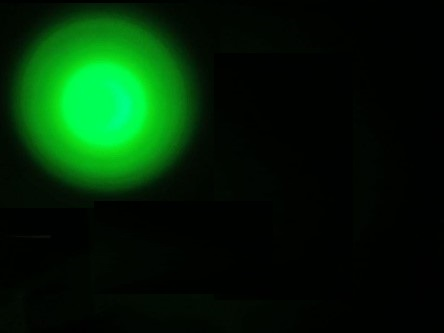
#> input picture test_picture3.jpg, 444 x 333 px, found by its file name
$ jupyter execute test.ipynb   (shell and % lines are left out)
#> lines starting #> are read from the running program, lines starting #| are printed output that depends on the picture; after the words box and inside, x2 and y2 are one past the last pixel; in counts of white or black regions, pixels touching at a corner belong together; long printed decimals are rounded
<a href="https://colab.research.google.com/github/AlenaKV/TestQA/blob/main/test.ipynb" target="_parent"></a>

[cell 1]
import cv2
import os
import numpy as np
import math
import sqlite3
import yaml


data2 = {
    "metric": {
        "std": 10,
        "var": 10,
    }
}
with open("test.yaml", "w") as file:
    yaml.dump(data2, file)

with open("test.yaml") as file:
    data1 = yaml.safe_load(file)

print(data1)

img = cv2.imread("/content/test_picture3.jpg")
#> img is the input picture: shape (333, 444, 3); mean B, G, R 6.4, 33.4, 1.8
if img is None:
  print('Image not found')
else:
  gray_image = cv2.cvtColor(img, cv2.COLOR_BGR2GRAY)
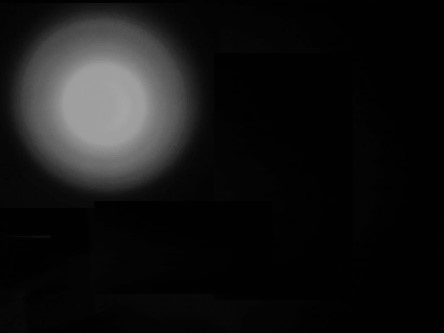
#> gray_image: shape (333, 444); min 0, max 166, mean 20.8

  # конвертация из серого в бинарное
  ret, thresh = cv2.threshold(gray_image, 127, 255, 0)
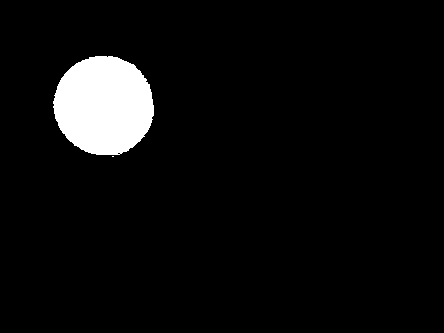
#> thresh: shape (333, 444); 5.3% white; 2 white regions (1 under 20 px)
  # расчет моментов на бинарном изображении
  M = cv2.moments(thresh)
#> M = moments, m00 2003280, centre m10/m00, m01/m00 = (103.5, 105.1)
  #расчет коориднат центра объекта
  centrX = int(M["m10"] / M["m00"]) #координата Х центра
#> centrX = 103
  centrY = int(M["m01"] / M["m00"]) #кооридната Y центра
#> centrY = 105


  contours=cv2.findContours(thresh, cv2.RETR_EXTERNAL, cv2.CHAIN_APPROX_NONE)
#> contours = 2 contours, 1 with area under 20; largest, box (x1, y1, x2, y2) and area: (53, 56, 154, 155) 7709
  contours_p = np.vstack(contours[0]).squeeze()
#> contours_p = 294 pairs, first value 53 to 153, second value 56 to 156

  x_coordinates = contours_p[:, 0]
#> x_coordinates = 294 values, max 153 at index 200, min 53 at index 61, mean 104.4
  y_coordinates = contours_p[:, 1]
#> y_coordinates = 294 values, max 156 at index 0, min 56 at index 2, mean 105.3
  image = cv2.circle(img, (centrX,centrY), radius=0, color=(0, 0, 255), thickness=-1)
  cv2.imwrite("test_image_result3.png",image)
  print('Коорданата центра Х:', centrX)
#| Коорданата центра Х: 103
  print('Координата центра Y:', centrY)
#| Координата центра Y: 105

  lenghtvec=[]
  for i in range(len(x_coordinates)):
    lenghtvec.append(math.sqrt((x_coordinates[i]-centrX)**2+(y_coordinates[i]-centrY)**2))
#> after the loop, lenghtvec = 294 values, max 51.97 at index 1, min 47.8 at index 95, mean 49.56

  mean = np.mean(lenghtvec)
#> mean = 49.56
  print('Дисперсия: ', np.var(lenghtvec))
#| Дисперсия:  0.576
  print('Стандартное отклонение: ' ,np.std(lenghtvec))
#| Стандартное отклонение:  0.759

  # Создаем подключение к базе данных
  connection = sqlite3.connect('database_metric.db')
  #Для отправки SQL-запросов в базу данных
  cursor = connection.cursor()

  # Создаем таблицу Metrics
  cursor.execute('''
  CREATE TABLE IF NOT EXISTS Metrics (
  id INTEGER PRIMARY KEY,
  variance REAL NOT NULL,
  standard_deviation REAL NOT NULL
  )
  ''')
  cursor.execute('INSERT INTO Metrics (variance, standard_deviation) VALUES (?, ?)', (np.var(lenghtvec), np.std(lenghtvec)))
  cursor.execute('SELECT * FROM Metrics')
  metrics_fromdb = cursor.fetchall()
  print(metrics_fromdb)

# Сохраняем изменения и закрываем соединение
  connection.commit()
  connection.close()

  print('_________________________________________')

$ run again, with test_picture2.jpg copied over test_picture3.jpg
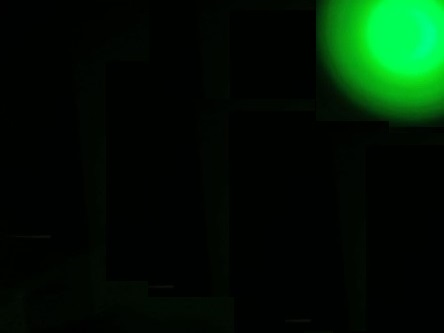
#> input picture test_picture2.jpg, 444 x 333 px, found by its file name
#> img is the input picture: shape (333, 444, 3); mean B, G, R 4.6, 20.1, 0.9
#> `gray_image = cv2.cvtColor(img, cv2.COLOR_BGR2GRAY)`:
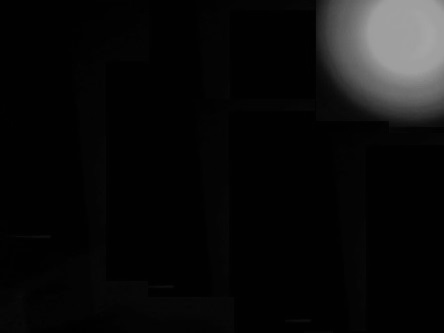
#> gray_image: shape (333, 444); min 0, max 166, mean 12.5
#> `ret, thresh = cv2.threshold(gray_image, 127, 255, 0)`:
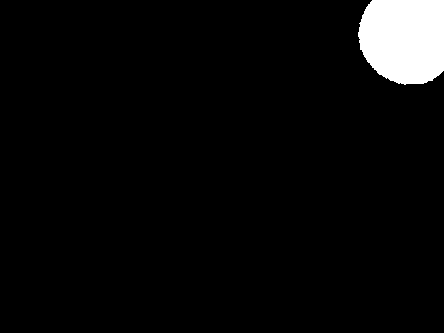
#> thresh: shape (333, 444); 4.3% white; 1 white region
#> M = moments, m00 1620525, centre m10/m00, m01/m00 = (403.8, 38.95)
#> centrX = 403
#> centrY = 38
#> contours = 1 contour; box (x1, y1, x2, y2) and area: (358, 0, 444, 85) 6212
#> contours_p = 285 pairs, first value 358 to 443, second value 0 to 84
#> x_coordinates = 285 values, max 443 at index 144, min 358 at index 33, mean 405.2
#> y_coordinates = 285 values, max 84 at index 104, min 0 at index 0, mean 37.31
#| Коорданата центра Х: 403
#| Координата центра Y: 38
#> after the loop `for i in range(len(x_coordinates)):`: lenghtvec = 285 values, max 55.17 at index 214, min 38 at index 254, mean 44.72
#> mean = 44.72
#| Дисперсия:  14.241
#| Стандартное отклонение:  3.774

$ run again, with test_picture.jpg copied over test_picture3.jpg
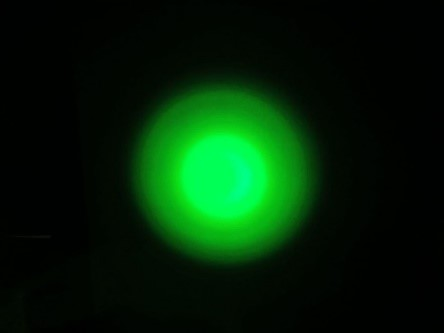
#> input picture test_picture.jpg, 444 x 333 px, found by its file name
#> img is the input picture: shape (333, 444, 3); mean B, G, R 6.6, 34.2, 2
#> `gray_image = cv2.cvtColor(img, cv2.COLOR_BGR2GRAY)`:
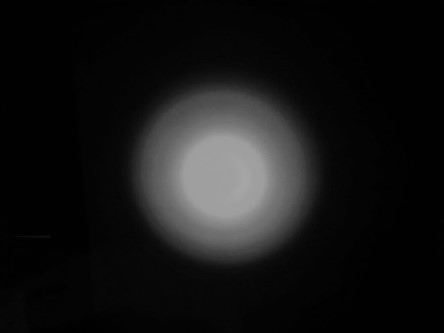
#> gray_image: shape (333, 444); min 0, max 166, mean 21.3
#> `ret, thresh = cv2.threshold(gray_image, 127, 255, 0)`:
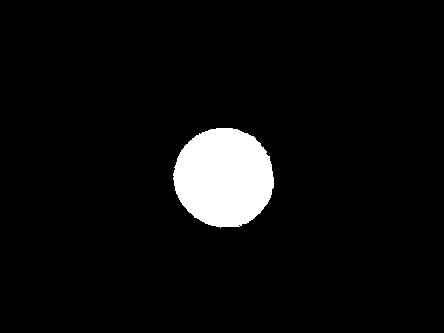
#> thresh: shape (333, 444); 5.3% white; 1 white region
#> M = moments, m00 2002515, centre m10/m00, m01/m00 = (223.5, 177.1)
#> centrX = 223
#> centrY = 177
#> contours = 1 contour; box (x1, y1, x2, y2) and area: (173, 128, 274, 228) 7708
#> contours_p = 291 pairs, first value 173 to 273, second value 128 to 227
#> x_coordinates = 291 values, max 273 at index 200, min 173 at index 62, mean 223.8
#> y_coordinates = 291 values, max 227 at index 133, min 128 at index 0, mean 176.8
#| Коорданата центра Х: 223
#| Координата центра Y: 177
#> after the loop `for i in range(len(x_coordinates)):`: lenghtvec = 291 values, max 51.55 at index 152, min 48.02 at index 111, mean 49.55
#> mean = 49.55
#| Дисперсия:  0.5199
#| Стандартное отклонение:  0.7211
